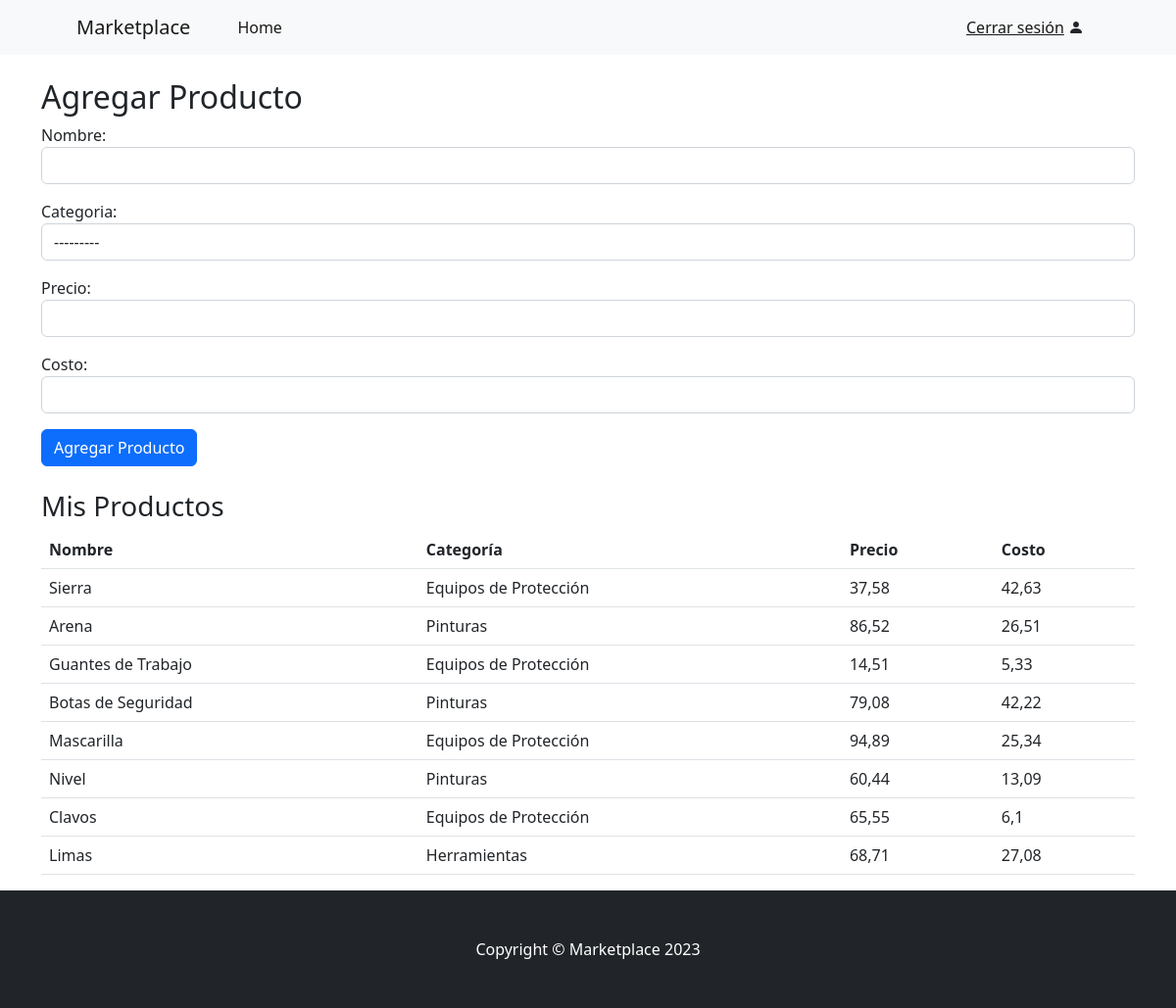
Screenshot of /vendedor (signed in) with the database file from the repository.
### app/models.py (models this page shows, shortened)
class Categoria(models.Model):
    id_categoria = models.AutoField(primary_key=True)
    nombre = models.CharField(max_length=50)
    record_ventas = models.IntegerField()
    def __str__(self):
        return self.nombre

class Producto(models.Model):
    id_producto = models.AutoField(primary_key=True)
    categoria = models.ForeignKey(Categoria, on_delete=models.CASCADE)
    nombre = models.CharField(max_length=50, default="")
    vendedor = models.ForeignKey(CustomUser, on_delete=models.CASCADE, null=True, related_name='productos', limit_choices_to={'is_seller': True})
    precio = models.FloatField()
    costo = models.FloatField()

### app/decorators.py (the view)
    def _wrapped_view(request, *args, **kwargs):
        if request.user.is_authenticated and request.user.is_seller:
            return view_func(request, *args, **kwargs)
        return HttpResponseForbidden("No tienes permiso para acceder a esta página.")

### app/forms.py
class ProductoForm(forms.ModelForm):
    class Meta:
        model = Producto
        fields = ['nombre', 'categoria', 'precio', 'costo']
        widgets = {
            'nombre': forms.TextInput(attrs={'class': 'form-control'}),
            'categoria': forms.Select(attrs={'class': 'form-control'}),
            'precio': forms.NumberInput(attrs={'class': 'form-control'}),
            'costo': forms.NumberInput(attrs={'class': 'form-control'}),
        }

### app/views.py (called while the page is built)
@seller_required
def vendedor_home(request):
    if request.method == 'POST':
        form = ProductoForm(request.POST)
        if form.is_valid():
            producto = form.save(commit=False)
            producto.vendedor = request.user  # Asocia el producto con el usuario autenticado
            producto.save()
            return redirect('vendedor_home')  # Redirige para evitar resubir el formulario
    else:
        form = ProductoForm()
    productos = Producto.objects.filter(vendedor=request.user)  # Opcional: mostrar productos del vendedor
    return render(request, 'vendedor_home.html', {
        'form': form,
        'productos': productos
    })

### templates/vendedor_home.html (shortened to what this page needs)
{% extends "base.html" %}
{% block content %}
<div class="container mt-4">
    <h2>Agregar Producto</h2>
    <form method="post" enctype="multipart/form-data">
        {{ form.as_p }}
        <button type="submit" class="btn btn-primary">Agregar Producto</button>
    </form>
    <h3 class="mt-4">Mis Productos</h3>
    <table class="table">
        <thead>
            <tr>
                <th>Nombre</th>
                <th>Categoría</th>
                <th>Precio</th>
                <th>Costo</th>
            </tr>
        </thead>
        <tbody>
            {% for producto in productos %}
            <tr>
                <td>{{ producto.nombre }}</td>
                <td>{{ producto.categoria }}</td>
                <td>{{ producto.precio }}</td>
                <td>{{ producto.costo }}</td>
            </tr>
            {% empty %}
            <tr>
                <td colspan="4">No tienes productos.</td>
            </tr>
            {% endfor %}
        </tbody>
    </table>
</div>
{% endblock %}

### rows the page displays
Producto: nombre "Sierra", categoria "Equipos de Protección", precio "37,58", costo "42,63"
Producto: nombre "Arena", categoria "Pinturas", precio "86,52", costo "26,51"
Producto: nombre "Guantes de Trabajo", categoria "Equipos de Protección", precio "14,51", costo "5,33"
Producto: nombre "Botas de Seguridad", categoria "Pinturas", precio "79,08", costo "42,22"
Producto: nombre "Mascarilla", categoria "Equipos de Protección", precio "94,89", costo "25,34"
Producto: nombre "Nivel", categoria "Pinturas", precio "60,44", costo "13,09"
Producto: nombre "Clavos", categoria "Equipos de Protección", precio "65,55", costo "6,1"
Producto: nombre "Limas", categoria "Herramientas", precio "68,71", costo "27,08"
